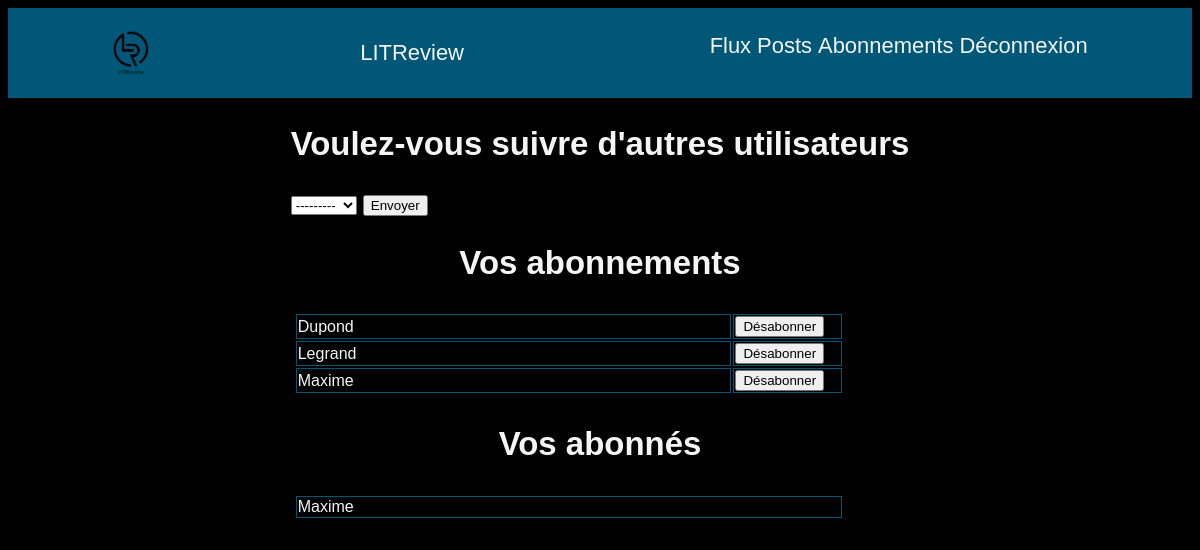
Page /subscription/ (signed in) on the committed database.
### blog/models.py (models this page shows)
class UserFollows(models.Model):
    user = models.ForeignKey(to=settings.AUTH_USER_MODEL, on_delete=models.CASCADE, related_name='followed_user')
    followed_user = models.ForeignKey(to=settings.AUTH_USER_MODEL, on_delete=models.CASCADE, related_name='followed_by')
    class Meta:
        unique_together = ('user', 'followed_user', )

### authentication/models.py (models this page shows)
class User(AbstractUser):
    ADMINISTRATOR = 'ADMINISTRATOR'
    USER = 'USER'
    ROLE_CHOICES = (
        (ADMINISTRATOR, 'Administrateur'),
        (USER, 'Utilisateur'),
    )
    role = models.CharField(max_length=30, choices=ROLE_CHOICES, verbose_name='Rôle')
    email = models.EmailField()
    EMAIL_FIELD = 'email'

### blog/views.py (the view, shortened to what this page needs)
# urls.py: path('subscription/', views.subscription, name='subscription')
@login_required
def subscription(request):
    my_subscription_user = UserFollows.objects.filter(user=request.user.id)
    my_subscribers = UserFollows.objects.filter(followed_user=request.user.id)
    my_subscription_user_id = [x.followed_user_id for x in my_subscription_user]
    my_subscription_user_id.append(request.user.id)
    subscribe = forms.UserSubscribeForm(exclude=my_subscription_user_id)
    unsubscribe = forms.UnSubscriptionForm()
    return render(
        request,
        'blog/subscription.html',
        {
            'subscribe': subscribe,
            'unsubscribe': unsubscribe,
            'my_subscription': my_subscription_user,
            'my_subscribers': my_subscribers
        }
    )

### blog/forms.py
class UserSubscribeForm(forms.ModelForm):
    subscribe = forms.BooleanField(widget=forms.HiddenInput, initial=True)
    def __init__(self, exclude, *args, **kwargs):
        super(UserSubscribeForm, self).__init__(*args, **kwargs)
        self.fields['followed_user'].label = ''
        self.fields['followed_user'].queryset = User.objects.all().exclude(id__in=exclude)
    class Meta:
        model = UserFollows
        fields = ['followed_user']

class UnSubscriptionForm(forms.Form):
    unsubscribe = forms.BooleanField(widget=forms.HiddenInput, initial=True)

### blog/templates/blog/subscription.html (shortened to what this page needs)
{% extends 'base.html' %}
{% block content %}
    <section class="abonnements">
        <div>
            <h2>Voulez-vous suivre d'autres utilisateurs</h2>
            <form method="post">
                {{ subscribe }}
                <button type="submit">Envoyer</button>
            </form>
        </div>
        <div>
           {% include 'blog/table.html' with submit='Désabonner' title='Vos abonnements' users=my_subscription %}
        </div>
        <div>
           {% include 'blog/table.html' with  title='Vos abonnés' users=my_subscribers %}
        </div>
    </section>
{% endblock content %}

### blog/templates/blog/table.html (shortened to what this page needs)
<h2> {{title}}</h2>
<table border="1">
    {% for user in users %}
        <tr>
            {% if submit %}
                <td>{{user.followed_user}}</td>
                <td>
                    <form method="post">
                        <button type="submit" >Désabonner</button>
                    </form>
                </td>
            {% else %}
                <td>{{user.user}}</td>
            {% endif %}
        </tr>
    {% endfor %}
</table>

### litreview/static/css/style.css (style rules this page uses)
html { margin: 0; padding: 0; font-size: min(max(1rem, calc(1rem + ((1vw - 0.48rem) * 1.38))), 2rem); }
body { font-family: "Arial", "Times New Roman", Times, "Liberation Serif", FreeSerif, serif; color: whitesmoke; background-color: black; }
form { margin: auto; }
table { border: medium solid #000000; width: 90%; }
td, th { border: thin solid #005777; width: 80%; }
h2 { text-align: center; }

### rows in the picture
UserFollows: followed_user "Dupond"
UserFollows: followed_user "Legrand"
UserFollows: followed_user "Maxime"
UserFollows: user "Maxime"

### other values in the picture
{{ title }} "Vos abonnements Vos abonnés"
